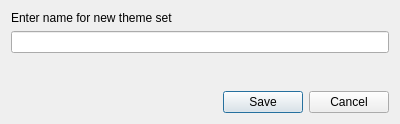
<?xml version="1.0" encoding="UTF-8"?>
<ui version="4.0">
 <class>theming_to_tweak</class>
 <widget class="QDialog" name="theming_to_tweak">
  <property name="geometry">
   <rect>
    <x>0</x>
    <y>0</y>
    <width>400</width>
    <height>124</height>
   </rect>
  </property>
  <property name="windowTitle">
   <string>New Theme Set</string>
  </property>
  <layout class="QVBoxLayout" name="verticalLayout">
   <item>
    <widget class="QLabel" name="label">
     <property name="text">
      <string>Enter name for new theme set</string>
     </property>
    </widget>
   </item>
   <item>
    <widget class="QLineEdit" name="lineEdit_Name"/>
   </item>
   <item>
    <spacer name="verticalSpacer">
     <property name="orientation">
      <enum>Qt::Vertical</enum>
     </property>
     <property name="sizeHint" stdset="0">
      <size>
       <width>20</width>
       <height>40</height>
      </size>
     </property>
    </spacer>
   </item>
   <item>
    <widget class="QDialogButtonBox" name="buttonBox">
     <property name="orientation">
      <enum>Qt::Horizontal</enum>
     </property>
     <property name="standardButtons">
      <set>QDialogButtonBox::Cancel|QDialogButtonBox::Save</set>
     </property>
    </widget>
   </item>
  </layout>
 </widget>
 <resources/>
 <connections>
  <connection>
   <sender>buttonBox</sender>
   <signal>accepted()</signal>
   <receiver>theming_to_tweak</receiver>
   <slot>accept()</slot>
   <hints>
    <hint type="sourcelabel">
     <x>248</x>
     <y>254</y>
    </hint>
    <hint type="destinationlabel">
     <x>157</x>
     <y>274</y>
    </hint>
   </hints>
  </connection>
  <connection>
   <sender>buttonBox</sender>
   <signal>rejected()</signal>
   <receiver>theming_to_tweak</receiver>
   <slot>reject()</slot>
   <hints>
    <hint type="sourcelabel">
     <x>316</x>
     <y>260</y>
    </hint>
    <hint type="destinationlabel">
     <x>286</x>
     <y>274</y>
    </hint>
   </hints>
  </connection>
 </connections>
</ui>
